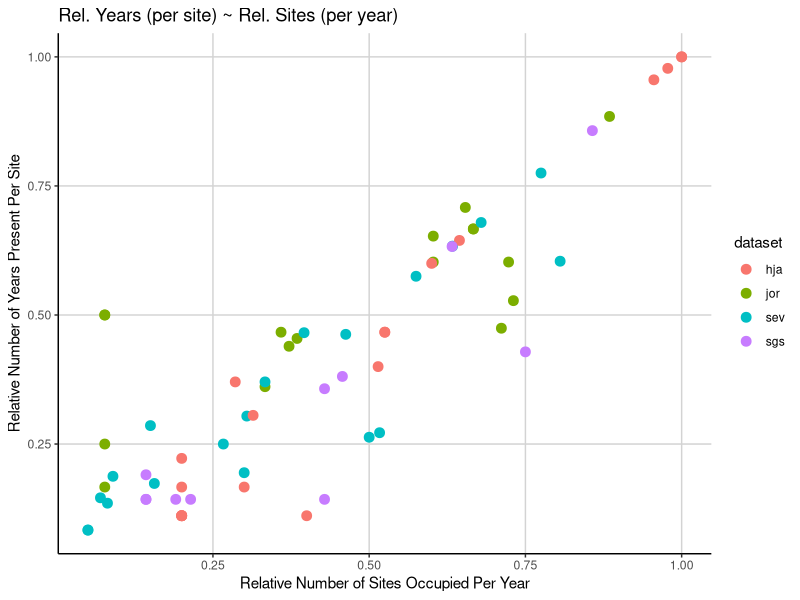

The R script that drew this image:
### Cleaned data
# EKB
# March 7, 2016

###################
# LIBRARIES

library(dplyr)
library(tidyr)
library(ggplot2)

###################
# LOAD FILES

jornada <- read.csv("data/jornada_rodents.csv", header = TRUE, na.strings = ".")
sevilleta <- read.csv("data/sevilleta_sm_mrc.txt", header = TRUE)
hj_andrews <- read.csv("data/hj_andrews.csv", header = TRUE)
shortgrass_steppe <- read.table("data/SGS_LTER_smammals.txt", header = TRUE, sep = "\t", na.strings = ".")

####################
# PREP FILES

jor_data <- select(jornada, year, season, habitat, web, spp, recap) %>% 
            filter(recap != "Y", spp != "DIPO1", spp != "PERO1", spp != "NA")

hja_data <- select(hj_andrews, YEAR, REPBLK, SUBPLOT, SPECIES) %>% 
            filter(SPECIES != 'UNKN') 

sev_data <- select(sevilleta, year, season, location, web, species, recap) %>% 
            filter(recap != "y", species != "pgsp", species != "dipo", 
                   species != "nesp", species != "onsp", species != "pesp", 
                   species != "resp", species != "na", species != "pmsp", species != "spsp", 
                   year < 2009, location != "two22", location != "blugrama", 
                   location != "savanna", location != "goatdraw")

sgs_data <- select(shortgrass_steppe, YEAR, VEG, WEB, SPP) %>% 
            filter(SPP != 'NA')

# rename columns for consistency

names(jor_data) <- c("year", "season", "plot", "subplot", "species", "recap")
names(hja_data) <- c("year", "plot", "subplot", "species")
names(sev_data) <- c("year", "season", "plot", "subplot", "species", "recap")
names(sgs_data) <- c("year", "plot", "subplot", "species")

#####################
# FUNCTIONS

# DATA functions

select_data <- function(data){
  # function for selecting only relevant columns
  dat <- select(data, year, plot, subplot, species)
  return(dat)
}

group_data <- function(data){
  # group and arrange a dataset by species, year, plot, and subplot
  dat <- data %>% 
         group_by(species, year, plot, subplot) %>% 
         arrange(species, year, plot, subplot)
  return(dat)
}

add_siteID <- function(data){
  # make a column with a unique location code
  dat <- data %>% mutate(siteID = paste(plot, subplot, sep = "_"))
  return(dat)
}

find_reg_persist <- function(data){
  # create column for relative regional persistence (years overall)
  dat <- select(data, species, year) %>% 
         group_by(species, year) %>% 
         summarise(year_count = n())
  dat1 <- select(dat, species) %>% 
          group_by(species) %>% 
          summarise(years = n())
  total_years <- length(unique(data$year))
  dat1 <- mutate(dat1, rel_reg_persist = years/total_years)
  return(dat1)
}

find_reg_occup <- function(data){
  # create column for relative regional occupancy (sites overall)
  dat <- select(data, species, siteID) %>% 
         group_by(species, siteID) %>% 
         summarise(site_count = n())
  dat1 <- select(dat, species) %>% 
          group_by(species) %>% 
          summarise(sites = n())
  total_sites <- length(unique(data$siteID))
  dat1 <- mutate(dat1, rel_reg_occup = sites/total_sites)
  return(dat1)
}

join_regionals <- function(data){
  # combine the relative regional persistance and regional occupancy into one data frame
  dat <- left_join(x = find_reg_persist(data), y = find_reg_occup(data), by = "species")
  return(dat)
}

rel_local_persist <- function(data){
  # create a column for average relative local occupancy (year by site)
  dat <- select(data, year, species, siteID) %>% 
         group_by(year, species) %>% 
         summarise(site_by_year = n_distinct(siteID))
  total_sites <- length(unique(data$siteID))
  dat <- mutate(dat, rel_sites_by_year = site_by_year/total_sites)
  dat1 <- dat %>% group_by(species) %>% 
          summarise(mean_local_persist = mean(rel_sites_by_year))
}


rel_local_occup <- function(data){
  # create a column for average relative local occupancy (site by year)
  dat <- select(data, year, species, siteID) %>% 
         group_by(siteID, species) %>% 
         summarise(years_by_site = n_distinct(year))
  total_years <- length(unique(data$year))
  dat <- mutate(dat, rel_years_by_site = years_by_site/total_years)
  dat1 <- dat %>% group_by(species) %>% 
          summarize(mean_local_occup = mean(rel_years_by_site))
  return(dat1)
}

join_locals <- function(data){
  # combine average relative local persistance and occupancy into one data frame
  dat <- left_join(x = rel_local_persist(data), y = rel_local_occup(data), by = "species")
  return(dat)
}

combine_all <- function(data){
  # combine regional and local persistance and occupancy into one data frame
  dat <- left_join(x = join_regionals(data), y = join_locals(data), by = "species")
  return(dat)
}

all_together <- function(data){
  # run all functions together to get the full output
  dat <- select_data(data)
  dat <- group_data(dat)
  dat <- add_siteID(dat)
  dat <- combine_all(dat)
  return(dat)
}

# GRAPHING functions


#####################
# APPLY FUNCTIONS TO DATASETS

# all functions for all datasets
jor_data <- all_together(jor_data)
sev_data <- all_together(sev_data)
hja_data <- all_together(hja_data)
sgs_data <- all_together(sgs_data)

# add a dataset column
jor_data$dataset <- "jor"
hja_data$dataset <- "hja"
sev_data$dataset <- "sev"
sgs_data$dataset <- "sgs"

# combine all datasets into one
all_data <- bind_rows(jor_data, sev_data, hja_data, sgs_data)

# graph all data
ggplot(all_data, aes(x = mean_local_occup, y = mean_local_persist)) +
  geom_point(aes(color = dataset), size = 3) +
  xlab("Relative Number of Sites Occupied Per Year") + 
  ylab("Relative Number of Years Present Per Site") +
  ggtitle("Rel. Years (per site) ~ Rel. Sites (per year)") +
  theme(panel.background = element_blank(), 
        axis.line = element_line(colour = "black"), 
        panel.grid.major = element_line(colour = "light gray"))

###################################################################
# WORKING AREA

# graphing functions

graph_local <- function(data){
  # graph of mean local persistance as a function of mean local occupancy
  plot <- ggplot(data, aes(x = mean_local_occup, y = mean_local_persist)) +
    geom_point(aes(color = dataset), size = 3) +
    xlab("Relative Number of Sites Occupied Per Year") + 
    ylab("Relative Number of Years Present Per Site") +
    ggtitle("Rel. Years (per site) ~ Rel. Sites (per year)") +
    theme(panel.background = element_blank(), 
          axis.line = element_line(colour = "black"), 
          panel.grid.major = element_line(colour = "light gray"))
  return(plot)
}
